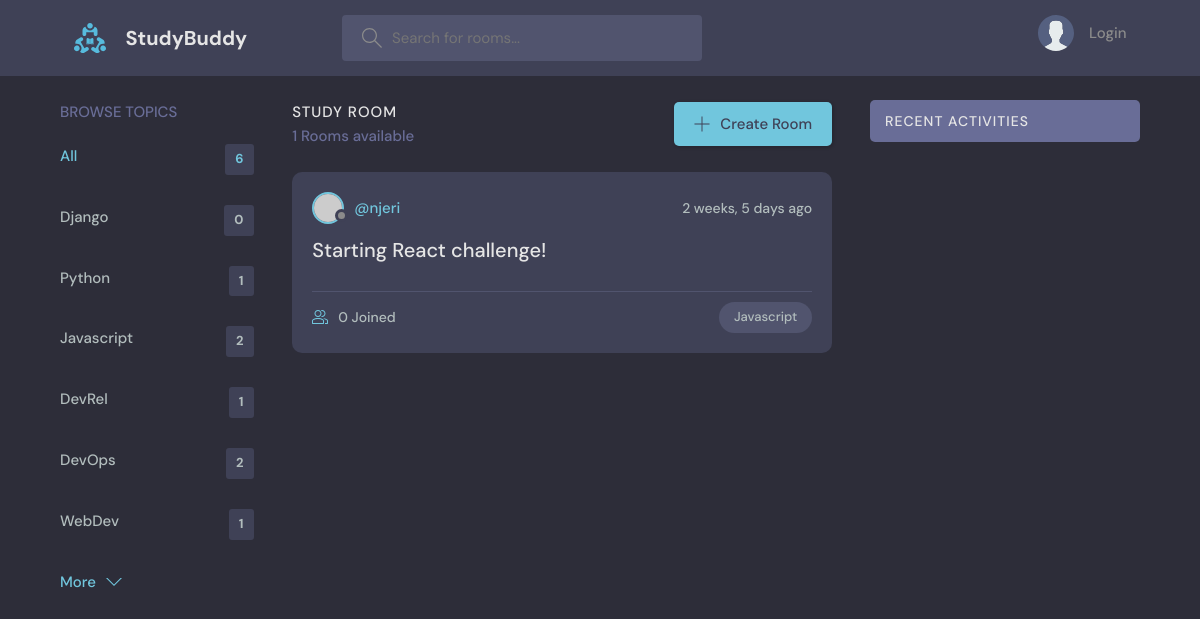
Before: /?q=React with the older database file.
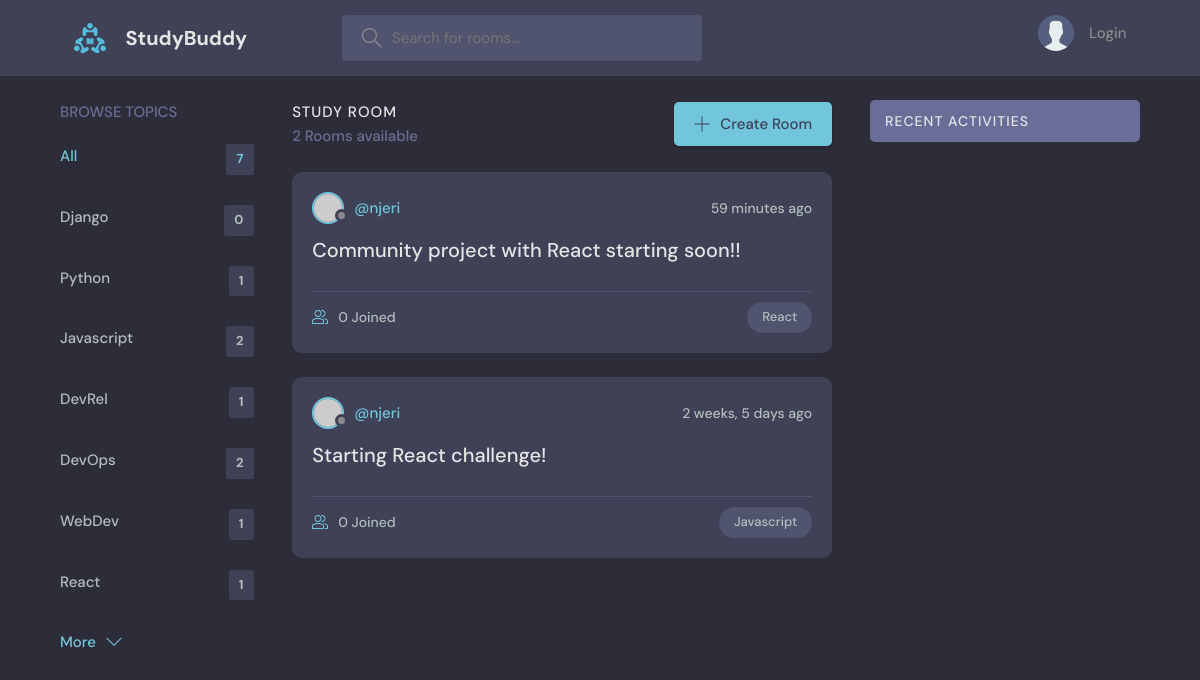
After: the same page with the newer database file.
### base/models.py (models this page shows, shortened)
class Topic(models.Model):
    name = models.CharField(max_length=200)

class Room(models.Model):
   host = models.ForeignKey(User, on_delete=models.SET_NULL, null=True)
   topic = models.ForeignKey(Topic, on_delete=models.SET_NULL, null=True)
   name = models.CharField (max_length=200)
   description = models.TextField(null=True, blank=True)
   participants = models.ManyToManyField(User, related_name='participants', blank=True)      #users active in a room
   updated = models.DateTimeField(auto_now=True)
   created = models.DateTimeField(auto_now_add=True)
   class Meta:
        ordering = ['-updated', '-created']

### base/views.py (the view)
# urls.py: path('', views.home, name="home"),
def home(request):
    q = request.GET.get('q') if request.GET.get('q') != None else ''
    rooms = Room.objects.filter(
            Q(topic__name__icontains=q) |
            Q(name__icontains=q) |
            Q(description__icontains=q)
    )
    topics = Topic.objects.all()
    room_count = rooms.count()
    room_messages = Message.objects.filter(Q(room__topic__name__icontains=q))
    context = {'rooms': rooms, 'topics': topics,
     'room_count': room_count, 'room_messages': room_messages}
    return render(request, 'base/home.html', context)

### base/templates/base/home.html (shortened to what this page needs)
{% extends 'main.html' %}
{% block content %}
<main class="layout layout--3">
  <div class="container">
    {% include 'base/topics_component.html' %}
    <div class="roomList">
      <div class="roomList__header">
        <div>
          <h2>Study Room</h2>
          <p>{{room_count}} Rooms available</p>
        </div>
        <a class="btn btn--main" href="{% url 'create-room' %}">
          <svg
            version="1.1"
            xmlns="http://www.w3.org/2000/svg"
            width="32"
            height="32"
            viewBox="0 0 32 32"
          >
            <title>add</title>
            <path
              d="M16.943 0.943h-1.885v14.115h-14.115v1.885h14.115v14.115h1.885v-14.115h14.115v-1.885h-14.115v-14.115z"
            ></path>
          </svg>
          Create Room
        </a>
      </div>
      {% include 'base/feed_component.html' %}
    </div>
    {% include 'base/activity_component.html' %}
  </div>
</main>
{% endblock %}

### base/templates/base/topics_component.html
<div class="topics">
    <div class="topics__header">
      <h2>Browse Topics</h2>
    </div>
    <ul class="topics__list">
      <li>
        <a href="{% url 'home' %}" class="active">All <span>{{topics.count}}</span></a>
      </li>
      {% for topic in topics %}
      <li>
        <a href="{% url 'home' %}?q={{topic.name}}">{{topic.name}}<span>{{topic.room_set.all.count}}</span></a>
      </li>
      {% endfor %}
    </ul>
    <a class="btn btn--link" href="topics.html">
      More
      <svg
        version="1.1"
        xmlns="http://www.w3.org/2000/svg"
        width="32"
        height="32"
        viewBox="0 0 32 32"
      >
        <title>chevron-down</title>
        <path d="M16 21l-13-13h-3l16 16 16-16h-3l-13 13z"></path>
      </svg>
    </a>
  </div>

### base/templates/base/feed_component.html (shortened to what this page needs)
{% for room in rooms %}
<div class="roomListRoom">
  <div class="roomListRoom__header">
    <a href="" class="roomListRoom__author">
      <div class="avatar avatar--small">
        <img src="https://randomuser.me/api/portraits/women/11.jpg" />
      </div>
      <span>@{{room.host.username}}</span>
    </a>
    <div class="roomListRoom__actions">
      <span>{{room.created|timesince}} ago</span>
    </div>
  </div>
  <div class="roomListRoom__content">
    <a href="{% url 'room' room.id %}">{{room.name}}</a>
  </div>
  <div class="roomListRoom__meta">
    <a href="{% url 'room' room.id %}" class="roomListRoom__joined">
      {{room.participants.all.count}} Joined
    </a>
    <p class="roomListRoom__topic">{{room.topic.name}}</p>
  </div>
</div>
{% endfor %}

Changed rows visible on the page:
added Topic: name "React", room_set.all.count "1"
added Room: host.username "njeri", created "59 minutes", name "Community project with React starting soon!!", participants.all.count "0", topic.name "React"
Other visible differences:
{{ topics.count }}: "6" → "7"
{{ room_count }}: "1" → "2"
